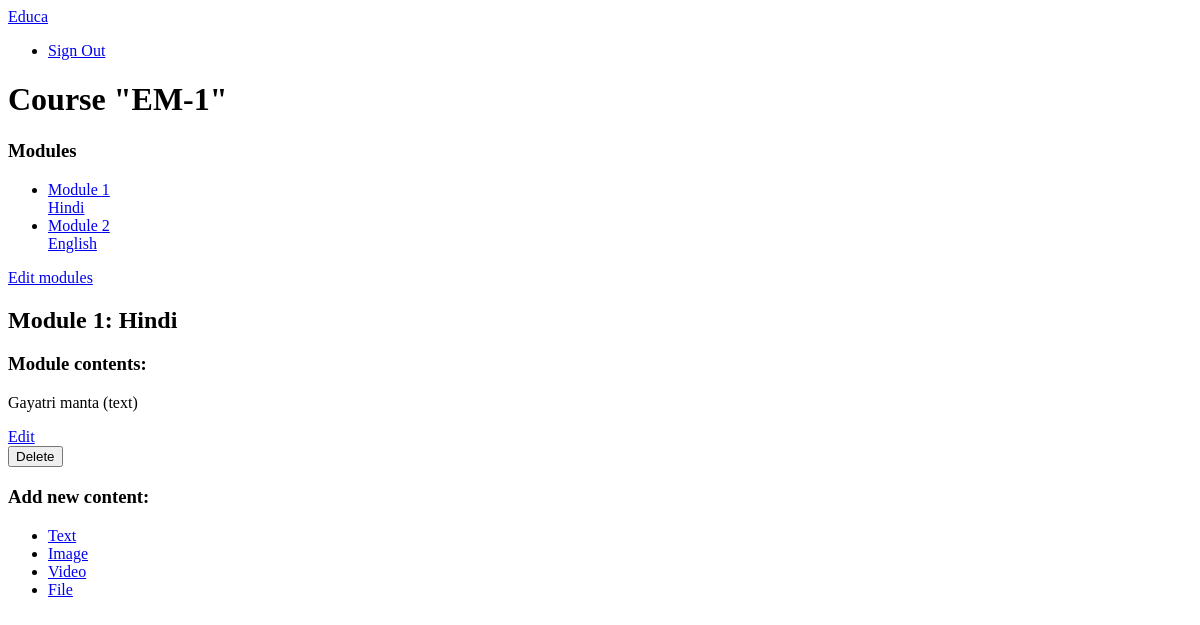
The app's page /course/module/10/ (signed in), older data.
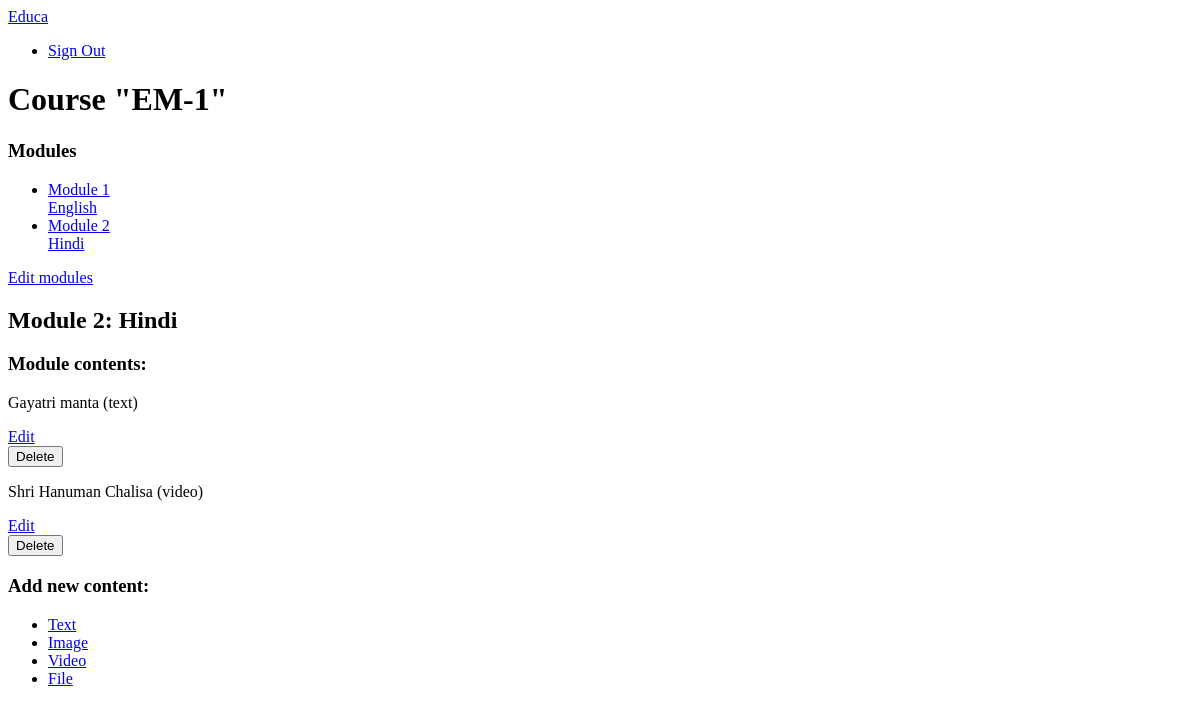
The same page, newer data.
### courses/models.py (models this page shows, shortened)
class Module(models.Model):
    course = models.ForeignKey(Course, related_name='modules', on_delete=models.CASCADE)
    title = models.CharField(max_length=200)
    description = models.TextField(blank=True)
    order = OrderField(blank=True, for_fields=['course'])
    class Meta:
        ordering = ['order']

class Content(models.Model):
    module = models.ForeignKey(Module, related_name='contents', on_delete=models.CASCADE)
    content_type = models.ForeignKey(ContentType, on_delete=models.CASCADE, limit_choices_to={'model__in':{'text', 'video', 'image', 'file'}})
    object_id = models.PositiveIntegerField()
    item = GenericForeignKey('content_type', 'object_id')
    order = OrderField(blank=True, for_fields=['module'])
    class Meta:
        ordering = ['order']

class ItemBase(models.Model):
    owner = models.ForeignKey(User, related_name='%(class)s_related', on_delete=models.CASCADE)
    title = models.CharField(max_length=250)
    created = models.DateTimeField(auto_now_add=True)
    updated = models.DateTimeField(auto_now=True)
    class Meta:
        abstract=True
    def __str__(self):
        return self.title

class Text(ItemBase):
    content = models.TextField()

class Video(ItemBase):
    url = models.URLField()

### courses/views.py (the view)
# urls.py: path('module/<int:module_id>/', views.ModuleContentListView.as_view(), name='module_content_list'),
class ModuleContentListView(TemplateResponseMixin, View):
    template_name= 'courses/manage/module/content_list.html'
    def get(self, request, module_id):
        module = get_object_or_404(Module, id=module_id, course__owner=request.user)
        return self.render_to_response({'module': module})

### courses/templatetags/course.py (called while the page is built)
@register.filter
def model_name(obj):
    try:
        return obj._meta.model_name
    except AttributeError:
        return None

### courses/templates/courses/manage/module/content_list.html (shortened to what this page needs)
{% extends "base.html" %}
{% load course %}
{% block content %}
    {% with course=module.course %}
        <h1>Course "{{ course.title }}"</h1>
        <div class="contents">
            <h3>Modules</h3>
            <ul id="modules">
                {% for m in course.modules.all %}
                    <li data-id="{{m.id}}" {% if m == module %} class="selected"{% endif %}>
                        <a href="{% url 'module_content_list' m.id %}">
                            <span>
                                Module <span class="order">{{m.order|add:1}}</span>
                            </span>
                            <br>
                            {{m.title}}
                        </a>
                    </li>
                {% empty %}
                    <li>No modules yet.</li>
                {% endfor %}
            </ul>
            <p><a href="{% url 'course_module_update' course.id%}">Edit modules</a></p>
        </div>
        <div class="module">
            <h2>Module {{module.order|add:1}}: {{module.title}}</h2>
            <h3>Module contents:</h3>
            <div id="module-contents">
                {% for content in module.contents.all %}
                    <div data-id="{{ content.id }}">
                        {% with item=content.item %}
                        <p>{{item}} ({{ item|model_name }})</p>
                        <a href="{% url 'module_content_update' module.id item|model_name item.id %}">Edit</a>
                        <form action="{% url 'module_content_delete' content.id %}" method="post">
                            <input type="submit" value="Delete">
                        </form>
                        {% endwith %}
                    </div>
                {% empty %}
                <p>This module has no contents yet.</p>
                {% endfor %}
            </div>
            <h3>Add new content:</h3>
            <ul class="content-types">
                <li><a href="{% url 'module_content_create' module.id 'text' %}">Text</a></li>
                <li><a href="{% url 'module_content_create' module.id 'image' %}">Image</a></li>
                <li><a href="{% url 'module_content_create' module.id 'video' %}">Video</a></li>
                <li><a href="{% url 'module_content_create' module.id 'file' %}">File</a></li>
            </ul>
        </div>
        {% endwith %}
{% endblock %}

Row changes from the older to the newer data that the page shows:
changed Module "English": order|add "2" → "1"; moves up the list
changed Module "Hindi": order|add "1" → "2"
added Content: item "Shri Hanuman Chalisa", item|model_name "video"
